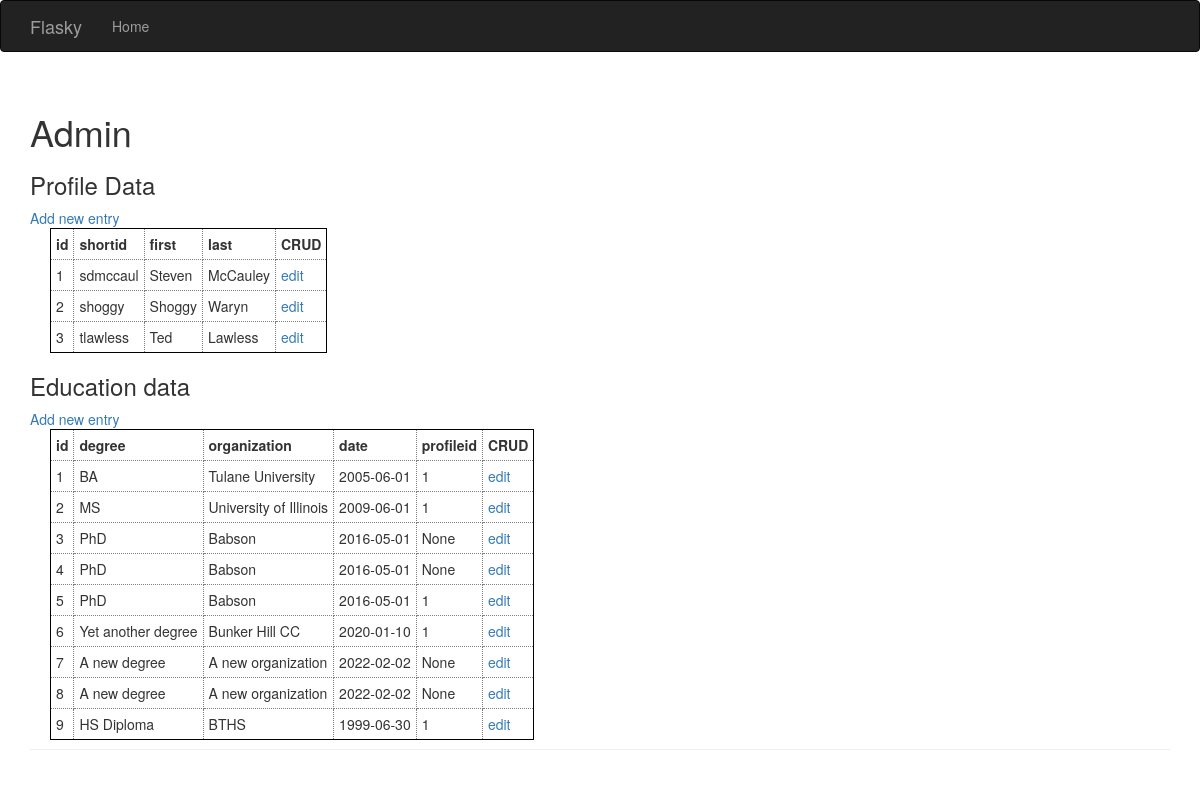
The page / on the database its author committed.
### hello.py (models this page shows, shortened)
class Profile(db.Model):
    __tablename__ = 'profile'
    id = db.Column(db.Integer, primary_key=True)
    shortid = db.Column(db.String(64), unique=True)
    firstName = db.Column(db.String(128))
    lastName = db.Column(db.String(128))
    education = db.relationship('Education',
                                backref='profile', lazy='dynamic')

class Education(db.Model):
    __tablename__ = 'education'
    id = db.Column(db.Integer, primary_key=True)
    degree = db.Column(db.String(80))
    organization = db.Column(db.String(80))
    date = db.Column(db.Date)
    profile_id = db.Column(db.Integer, db.ForeignKey('profile.id'))

### hello.py (the view)
@app.route('/')
def index():
    profileList = Profile.query.all()
    educationList = Education.query.all()
    return render_template('admin.html', profileList=profileList, \
        educationList=educationList)

### templates/admin.html (shortened to what this page needs)
{% extends "base.html" %}
{% import "bootstrap/wtf.html" as wtf %}
{% block page_content %}
<div class="page-header">
    <h1>Admin</h1>
    <h3>Profile Data</h3>
    <a href="/edit-profile/0">Add new entry</a>
    <table>
    	<tr>
    		<th>id</th>
    		<th>shortid</th>
    		<th>first</th>
    		<th>last</th>
    		<th>CRUD</th>
    	</tr>
    	{% for profile in profileList %}
    	<tr>
    		<td>{{ profile.id }}</td>
    	    <td>{{ profile.shortid }}</td>
    	    <td>{{ profile.firstName }}</td>
    	    <td>{{ profile.lastName }}</td>
    	    <td><a href="/edit-profile/{{ profile.id }}">edit</a></td>
    	 </tr>
    	{% endfor %}
    </table>
    <h3>Education data</h3>
    <a href="/edit-education/0">Add new entry</a>
    <table>
    	<tr>
    		<th>id</th>
    		<th>degree</th>
    		<th>organization</th>
    		<th>date</th>
    		<th>profileid</th>
    		<th>CRUD</th>
    	</tr>
    	{% for education in educationList %}
    	<tr>
    		<td>{{ education.id }}</td>
    	    <td>{{ education.degree }}</td>
    	    <td>{{ education.organization }}</td>
    	    <td>{{ education.date }}</td>
    	    <td>{{ education.profile_id }}</td>
    	    <td><a href="/edit-education/{{ education.id }}">edit</a></td>
    	 </tr>
    	{% endfor %}
    </table>
</div>
{% endblock %}

### templates/base.html (shortened to what this page needs)
{% extends "bootstrap/base.html" %}
{% block head %}
{{ super() }}
{% endblock %}
{% block navbar %}
<div class="navbar navbar-inverse" role="navigation">
    <div class="container">
        <div class="navbar-header">
            <a class="navbar-brand" href="/">Flasky</a>
        </div>
        <div class="navbar-collapse collapse">
            <ul class="nav navbar-nav">
                <li><a href="/">Home</a></li>
            </ul>
        </div>
    </div>
</div>
{% endblock %}
{% block content %}
<div class="container">
    {% block page_content %}{% endblock %}
</div>
{% endblock %}

### templates/base.html (style rules this page uses)
table { margin-left: 20px; margin-right: 20px; border: thin solid black; caption-side: bottom; }
td, th { border: thin dotted gray; padding: 5px; }

### rows shown on the page
Profile: id "1", shortid "sdmccaul", firstName "Steven", lastName "McCauley"
Profile: id "2", shortid "shoggy", firstName "Shoggy", lastName "Waryn"
Profile: id "3", shortid "tlawless", firstName "Ted", lastName "Lawless"
Education: id "1", degree "BA", organization "Tulane University", date "2005-06-01", profile_id "1"
Education: id "2", degree "MS", organization "University of Illinois", date "2009-06-01", profile_id "1"
Education: id "3", degree "PhD", organization "Babson", date "2016-05-01", profile_id "None"
Education: id "4", degree "PhD", organization "Babson", date "2016-05-01", profile_id "None"
Education: id "5", degree "PhD", organization "Babson", date "2016-05-01", profile_id "1"
Education: id "6", degree "Yet another degree", organization "Bunker Hill CC", date "2020-01-10", profile_id "1"
Education: id "7", degree "A new degree", organization "A new organization", date "2022-02-02", profile_id "None"
Education: id "8", degree "A new degree", organization "A new organization", date "2022-02-02", profile_id "None"
Education: id "9", degree "HS Diploma", organization "BTHS", date "1999-06-30", profile_id "1"
